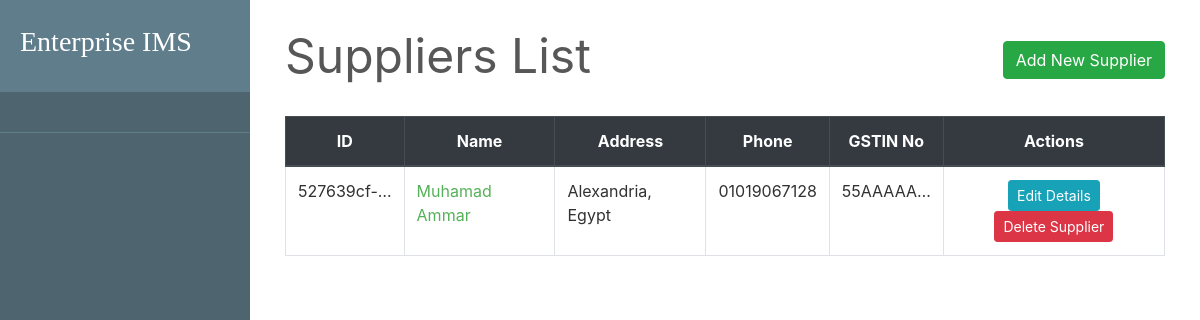
Page /transaction/supplier_list/ on the committed database.
### transaction/models.py (models this page shows, shortened)
class Supplier(models.Model):
    id = models.UUIDField(primary_key=True, default=uuid.uuid4)
    name = models.CharField(max_length=250)
    phone = models.CharField(max_length=250, unique=True)
    address = models.CharField(max_length=250)
    email = models.EmailField(max_length=254, unique=True)
    gstn = models.CharField(max_length=15, unique=True)
    is_deleted = models.BooleanField(default=False)

### transaction/views.py (the view)
# urls.py: path('supplier_list/', SupplierList.as_view(), name='supplier_list'),
class SupplierList(generic.ListView):
    model = Supplier
    queryset = Supplier.objects.filter(is_deleted=False)
    template_name = 'supplier/suppliers_list.html'
    context_object_name = 'supplier'
    paginate_by = 1

### transaction/templates/supplier/suppliers_list.html (shortened to what this page needs)
{% extends 'base.html' %}
{% block content %}
      <div class="row">
        <div class="col-md-12">
          <div class="container">
            <div class="row" style="color: #575757; font-style: bold; font-size: 3rem;">
                <div class="col-md-8">Suppliers List</div>
                <div class="col-md-4">
                    <div style="float:right;"> <a class="btn btn-success" href="{% url 'create_supplier' %}">Add New Supplier</a> </div>
                </div>
            </div>
            <br>
 {% if supplier %}
            <table class="table table-css table-hover table-bordered">
                <thead class="thead-dark align-middle">
                    <tr>
                        <th>ID</th>
                        <th>Name</th>
                        <th>Address</th>
                        <th>Phone</th>
                        <th>GSTIN No</th>
                        <th>Actions</th>
                    </tr>
                </thead>
              <tbody>
{% for sup in supplier %}
                <tr>
                  <td>
                    <p>{{ sup.id|truncatechars:10 }}</p>
                  </td>
                  <td>
                    <p><a href="{% url 'supplier' sup.name %}">{{ sup.name|title }}</a></p>
                  </td>
                  <td class="">{{ sup.address }}</td>
                  <td class="">{{ sup.phone }}</td>
                  <td class="">{{ sup.gstn|truncatechars:8 }}</td>
                  <td class="align-middle">
                    <a href="{% url 'update_supplier' sup.pk %}" class="btn btn-info btn-sm">Edit Details</a>
                    <a href="{% url 'delete_supplier' sup.pk %}" class="btn btn-danger btn-sm"> Delete Supplier </a>
                  </td>
                </tr>
{% endfor %}
              </tbody>
            </table>
            </div>
{% else %}
            <br><br><br><br><br><br><br><br>
            <div style="color: #575757; font-style: bold; font-size: 1.5rem; text-align: center;">The records are empty.
              Please try
              adding some.</div>
              {% endif %}
          </div>
        </div>
        <br>
      </div>
{% endblock content %}

### static/css/main.css (style rules this page uses)
body, html { height: 100%; }
p { color: rgb(49, 49, 49); }
a { color: #55b159; }
.table-css { color: #313131; }
.align-middle { text-align: center; }

### rows in the picture
Supplier: id "527639cf-…", name "Muhamad Ammar", address "Alexandria, Egypt", phone "01019067128", gstn "55AAAAA…"
